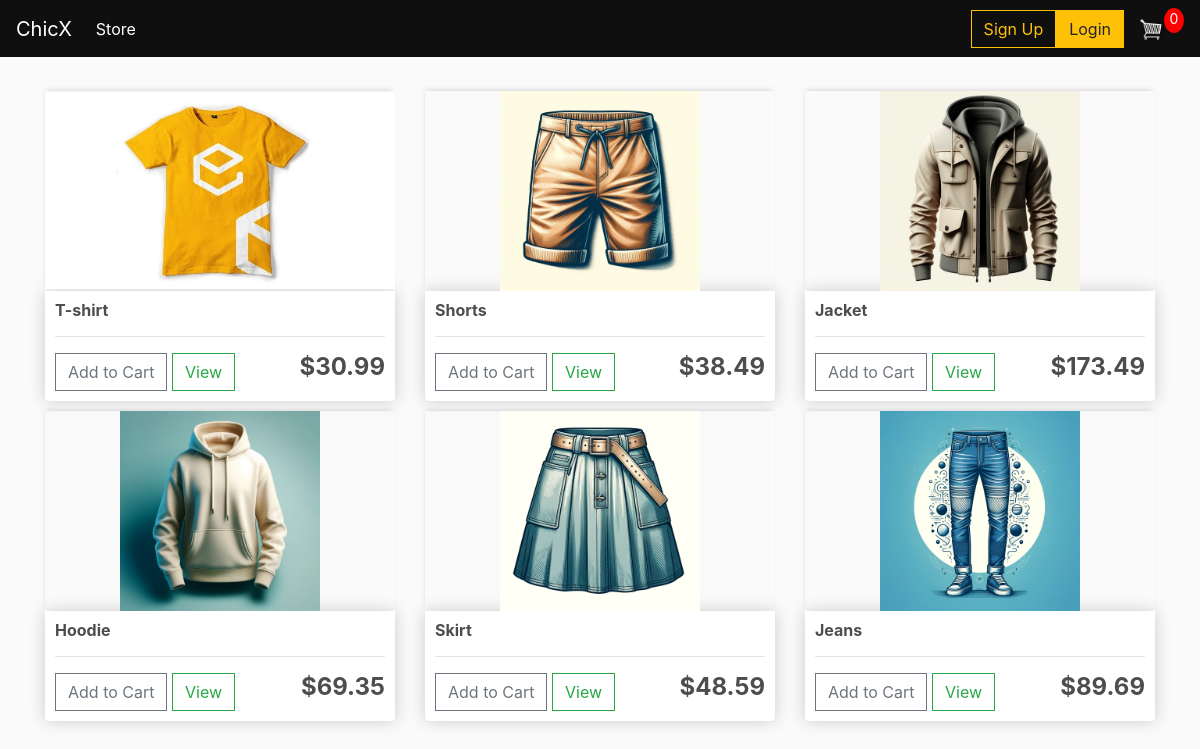
The page / on the database its author committed.
### store/models.py (models this page shows)
class Product(models.Model):
    name = models.CharField(max_length=200, null=True)
    price = models.DecimalField(max_digits=7, decimal_places=2)
    digital = models.BooleanField(default=False, null=True, blank=False)
    description = models.TextField(blank=True)
    image = models.ImageField(null=True, blank=True)
    sizes = models.ManyToManyField(Size, through=ProductSize)
    colors = models.ManyToManyField(Color, through=ProductColor)

### store/views.py (the view)
# urls.py: path('', include('store.urls')),
def store(request):
    data = cartData(request)
    cartItems = data['cartItems']
    products = Product.objects.all()
    context = {'products': products, 'cartItems': cartItems}
    return render(request, 'store/store.html', context)

### store/utils.py (called while the page is built, shortened)
def cookieCart(request):
    try:
        cart = json.loads(request.COOKIES['cart'])
    except:
        cart = {}
        print('CART:', cart)
    items = []
    order = {'get_cart_total': 0, 'get_cart_items': 0, 'shipping': False}
    cartItems = order['get_cart_items']
    return {'cartItems': cartItems, 'order': order, 'items': items}

def cartData(request):
    if request.user.is_authenticated:
        try:
            customer = request.user.customer
        except Customer.DoesNotExist:
            customer = Customer.objects.create(user=request.user)
        customer = request.user.customer
        order, created = Order.objects.get_or_create(customer=customer, complete=False)
        items = order.orderitem_set.all()
        cartItems = order.get_cart_items
    else:
        cookieData = cookieCart(request)
        cartItems = cookieData['cartItems']
        order = cookieData['order']
        items = cookieData['items']
    return {'cartItems': cartItems, 'order': order, 'items': items}

### store/templates/store/store.html
{% extends 'store/main.html' %}
{% load static %}
{% block content %}
     <div class="row">
	 	{% for product in products %}
		<div class="col-lg-4">
			<img class="thumbnail" src="{{product.image.url}}">
			<div class="box-element product">
				<h6><strong>{{product.name}}</strong></h6>
				<hr>
				<button  data-product="{{product.id}}" data-action="add"  class="btn btn-outline-secondary add-btn update-cart">Add to Cart</button>
				<a class="btn btn-outline-success" href="{% url 'product_detail' product.id %}">View</a>
				<h4 style="display: inline-block; float: right"><strong>${{product.price }}</strong></h4>
			</div>
		</div>
	 	{% endfor %}
	</div>
{% endblock content %}

### store/templates/store/main.html (shortened to what this page needs)
<!DOCTYPE html>
{% load static %}
<html lang="en">
<head>
    <link rel="stylesheet" href="https://stackpath.bootstrapcdn.com/bootstrap/4.4.1/css/bootstrap.min.css"
>
    <link rel="stylesheet" type="text/css" href="{% static 'css/main.css' %}">
</head>
<body>
<nav class="navbar navbar-expand-lg navbar-dark bg-dark">
    <a class="navbar-brand" href="{% url 'store' %}">ChicX</a>
    <div class="collapse navbar-collapse" id="navbarSupportedContent">
        <ul class="navbar-nav mr-auto">
            <li class="nav-item active">
                <a class="nav-link" href="{% url 'store' %}">Store<span class="sr-only">(current)</span></a>
            </li>
        </ul>
        <div class="form-inline my-2 my-lg-0">
            {% if user.is_authenticated %}
            <div class="mr-3 text-white">Welcome, {{ user.username }}</div>
            <a href="{% url 'logout' %}" class="btn btn-warning">Logout</a>
            {% else %}
            <button class="btn btn-outline-warning ml-2" data-toggle="modal" data-target="#signupModal">Sign Up</button>
            <button class="btn btn-warning" data-toggle="modal" data-target="#loginModal">Login</button>
        </div>
    </div>
    {% endif %}
    <a href="{% url 'cart' %}">
        <img id="cart-icon" src="{% static 'images/cart.png' %}">
    </a>
    <p id="cart-total">{{cartItems}}</p>
</nav>
<div class="container">
    <br>
    {% block content %}
    {% endblock content %}
</div>
</body>
</html>

### static/css/main.css (style rules this page uses)
:root { --obsidian-black: #0f0f0f; }
.navbar { background-color: var(--obsidian-black) !important; border-color: var(--obsidian-black) !important; }
.navbar .navbar-brand, .navbar .navbar-nav .nav-link { color: #ffffff !important; }
.bg-dark { background-color: var(--obsidian-black) !important; }
body { background-color: hsl(0, 0%, 98%); }
h1, h2, h3, h4, h5, h6 { color: hsl(0, 0%, 30%); }
.box-element { box-shadow: hsl(0, 0%, 80%) 0 0 16px; background-color: #fff; border-radius: 4px; padding: 10px; }
.thumbnail { width: 100%; height: 200px; object-fit: contain; -webkit-box-shadow: -1px -3px 5px -2px rgba(214,214,214,1); -moz-box-shadow: -1px -3px 5px -2px rgba(214,214,214,1); box-shadow: -1px -3px 5px -2px rgba(214,214,214,1); }
.product { border-radius: 0 0 4px 4px; }
#cart-icon { width: 25px; display: inline-block; margin-left: 15px; }
#cart-total { display: block; text-align: center; color: #fff; background-color: red; width: 20px; height: 25px; border-radius: 50%; font-size: 14px; }
.col-lg-4, .col-lg-6, .col-lg-8, .col-lg-12 { margin-top: 10px; }
.btn { border-radius: 0; }

### rows shown on the page
Product: image (picture), name "T-shirt", price "30.99"
Product: image (picture), name "Shorts", price "38.49"
Product: image (picture), name "Jacket", price "173.49"
Product: image (picture), name "Hoodie", price "69.35"
Product: image (picture), name "Skirt", price "48.59"
Product: image (picture), name "Jeans", price "89.69"

### other values the page prints
{{ cartItems }} "0"
